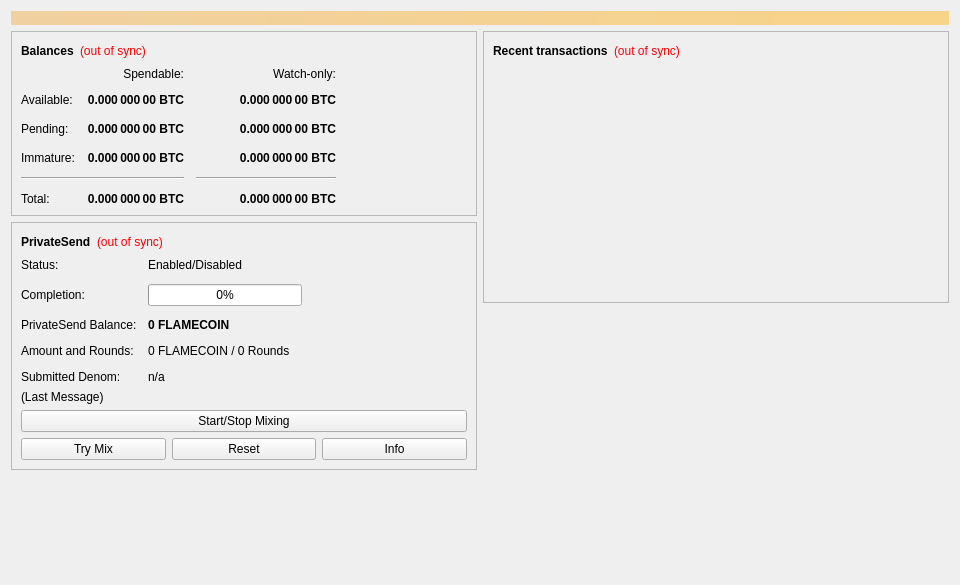
<?xml version="1.0" encoding="UTF-8"?>
<ui version="4.0">
 <class>OverviewPage</class>
 <widget class="QWidget" name="OverviewPage">
  <property name="geometry">
   <rect>
    <x>0</x>
    <y>0</y>
    <width>960</width>
    <height>585</height>
   </rect>
  </property>
  <property name="minimumSize">
   <size>
    <width>960</width>
    <height>0</height>
   </size>
  </property>
  <property name="windowTitle">
   <string>Form</string>
  </property>
  <layout class="QVBoxLayout" name="topLayout">
   <item>
    <widget class="QLabel" name="labelAlerts">
     <property name="visible">
      <bool>false</bool>
     </property>
     <property name="styleSheet">
      <string notr="true">QLabel { background-color: qlineargradient(x1: 0, y1: 0, x2: 1, y2: 0, stop:0 #F0D0A0, stop:1 #F8D488); color:#000000; }</string>
     </property>
     <property name="wordWrap">
      <bool>true</bool>
     </property>
     <property name="margin">
      <number>3</number>
     </property>
     <property name="textInteractionFlags">
      <set>Qt::TextSelectableByMouse</set>
     </property>
    </widget>
   </item>
   <item>
    <layout class="QHBoxLayout" name="horizontalLayout" stretch="1,1">
     <item>
      <layout class="QVBoxLayout" name="verticalLayout_2">
       <item>
        <widget class="QFrame" name="frame">
         <property name="frameShape">
          <enum>QFrame::StyledPanel</enum>
         </property>
         <property name="frameShadow">
          <enum>QFrame::Raised</enum>
         </property>
         <layout class="QVBoxLayout" name="verticalLayout_4">
          <item>
           <layout class="QHBoxLayout" name="horizontalLayout_4">
            <item>
             <widget class="QLabel" name="label_5">
              <property name="font">
               <font>
                <weight>75</weight>
                <bold>true</bold>
               </font>
              </property>
              <property name="text">
               <string>Balances</string>
              </property>
             </widget>
            </item>
            <item>
             <widget class="QLabel" name="labelWalletStatus">
              <property name="toolTip">
               <string>The displayed information may be out of date. Your wallet automatically synchronizes with the Flamecoin network after a connection is established, but this process has not completed yet.</string>
              </property>
              <property name="styleSheet">
               <string notr="true">QLabel { color: red; }</string>
              </property>
              <property name="text">
               <string notr="true">(out of sync)</string>
              </property>
              <property name="alignment">
               <set>Qt::AlignLeading|Qt::AlignLeft|Qt::AlignVCenter</set>
              </property>
             </widget>
            </item>
            <item>
             <spacer name="horizontalSpacer_3">
              <property name="orientation">
               <enum>Qt::Horizontal</enum>
              </property>
              <property name="sizeHint" stdset="0">
               <size>
                <width>40</width>
                <height>20</height>
               </size>
              </property>
             </spacer>
            </item>
           </layout>
          </item>
          <item>
           <layout class="QGridLayout" name="gridLayout">
            <property name="spacing">
             <number>12</number>
            </property>
            <item row="2" column="2">
             <widget class="QLabel" name="labelWatchPending">
              <property name="font">
               <font>
                <weight>75</weight>
                <bold>true</bold>
               </font>
              </property>
              <property name="cursor">
               <cursorShape>IBeamCursor</cursorShape>
              </property>
              <property name="toolTip">
               <string>Unconfirmed transactions to watch-only addresses</string>
              </property>
              <property name="text">
               <string notr="true">0.000 000 00 BTC</string>
              </property>
              <property name="alignment">
               <set>Qt::AlignRight|Qt::AlignTrailing|Qt::AlignVCenter</set>
              </property>
              <property name="textInteractionFlags">
               <set>Qt::LinksAccessibleByMouse|Qt::TextSelectableByKeyboard|Qt::TextSelectableByMouse</set>
              </property>
             </widget>
            </item>
            <item row="2" column="1">
             <widget class="QLabel" name="labelUnconfirmed">
              <property name="font">
               <font>
                <weight>75</weight>
                <bold>true</bold>
               </font>
              </property>
              <property name="cursor">
               <cursorShape>IBeamCursor</cursorShape>
              </property>
              <property name="toolTip">
               <string>Total of transactions that have yet to be confirmed, and do not yet count toward the spendable balance</string>
              </property>
              <property name="text">
               <string notr="true">0.000 000 00 BTC</string>
              </property>
              <property name="alignment">
               <set>Qt::AlignRight|Qt::AlignTrailing|Qt::AlignVCenter</set>
              </property>
              <property name="textInteractionFlags">
               <set>Qt::LinksAccessibleByMouse|Qt::TextSelectableByKeyboard|Qt::TextSelectableByMouse</set>
              </property>
             </widget>
            </item>
            <item row="3" column="2">
             <widget class="QLabel" name="labelWatchImmature">
              <property name="font">
               <font>
                <weight>75</weight>
                <bold>true</bold>
               </font>
              </property>
              <property name="cursor">
               <cursorShape>IBeamCursor</cursorShape>
              </property>
              <property name="toolTip">
               <string>Mined balance in watch-only addresses that has not yet matured</string>
              </property>
              <property name="text">
               <string notr="true">0.000 000 00 BTC</string>
              </property>
              <property name="alignment">
               <set>Qt::AlignRight|Qt::AlignTrailing|Qt::AlignVCenter</set>
              </property>
              <property name="textInteractionFlags">
               <set>Qt::LinksAccessibleByMouse|Qt::TextSelectableByKeyboard|Qt::TextSelectableByMouse</set>
              </property>
             </widget>
            </item>
            <item row="4" column="0" colspan="2">
             <widget class="Line" name="lineSpendableBalance">
              <property name="orientation">
               <enum>Qt::Horizontal</enum>
              </property>
             </widget>
            </item>
            <item row="4" column="2">
             <widget class="Line" name="lineWatchBalance">
              <property name="sizePolicy">
               <sizepolicy hsizetype="Preferred" vsizetype="Fixed">
                <horstretch>0</horstretch>
                <verstretch>0</verstretch>
               </sizepolicy>
              </property>
              <property name="minimumSize">
               <size>
                <width>140</width>
                <height>0</height>
               </size>
              </property>
              <property name="orientation">
               <enum>Qt::Horizontal</enum>
              </property>
             </widget>
            </item>
            <item row="5" column="0">
             <widget class="QLabel" name="labelTotalText">
              <property name="text">
               <string>Total:</string>
              </property>
             </widget>
            </item>
            <item row="3" column="1">
             <widget class="QLabel" name="labelImmature">
              <property name="font">
               <font>
                <weight>75</weight>
                <bold>true</bold>
               </font>
              </property>
              <property name="cursor">
               <cursorShape>IBeamCursor</cursorShape>
              </property>
              <property name="toolTip">
               <string>Mined balance that has not yet matured</string>
              </property>
              <property name="text">
               <string notr="true">0.000 000 00 BTC</string>
              </property>
              <property name="alignment">
               <set>Qt::AlignRight|Qt::AlignTrailing|Qt::AlignVCenter</set>
              </property>
              <property name="textInteractionFlags">
               <set>Qt::LinksAccessibleByMouse|Qt::TextSelectableByKeyboard|Qt::TextSelectableByMouse</set>
              </property>
             </widget>
            </item>
            <item row="2" column="3">
             <spacer name="horizontalSpacer_2">
              <property name="orientation">
               <enum>Qt::Horizontal</enum>
              </property>
              <property name="sizeHint" stdset="0">
               <size>
                <width>40</width>
                <height>20</height>
               </size>
              </property>
             </spacer>
            </item>
            <item row="3" column="0">
             <widget class="QLabel" name="labelImmatureText">
              <property name="text">
               <string>Immature:</string>
              </property>
             </widget>
            </item>
            <item row="5" column="1">
             <widget class="QLabel" name="labelTotal">
              <property name="font">
               <font>
                <weight>75</weight>
                <bold>true</bold>
               </font>
              </property>
              <property name="cursor">
               <cursorShape>IBeamCursor</cursorShape>
              </property>
              <property name="toolTip">
               <string>Your current total balance</string>
              </property>
              <property name="text">
               <string notr="true">0.000 000 00 BTC</string>
              </property>
              <property name="alignment">
               <set>Qt::AlignRight|Qt::AlignTrailing|Qt::AlignVCenter</set>
              </property>
              <property name="textInteractionFlags">
               <set>Qt::LinksAccessibleByMouse|Qt::TextSelectableByKeyboard|Qt::TextSelectableByMouse</set>
              </property>
             </widget>
            </item>
            <item row="5" column="2">
             <widget class="QLabel" name="labelWatchTotal">
              <property name="font">
               <font>
                <weight>75</weight>
                <bold>true</bold>
               </font>
              </property>
              <property name="cursor">
               <cursorShape>IBeamCursor</cursorShape>
              </property>
              <property name="toolTip">
               <string>Current total balance in watch-only addresses</string>
              </property>
              <property name="text">
               <string notr="true">0.000 000 00 BTC</string>
              </property>
              <property name="alignment">
               <set>Qt::AlignRight|Qt::AlignTrailing|Qt::AlignVCenter</set>
              </property>
              <property name="textInteractionFlags">
               <set>Qt::LinksAccessibleByMouse|Qt::TextSelectableByKeyboard|Qt::TextSelectableByMouse</set>
              </property>
             </widget>
            </item>
            <item row="0" column="2">
             <widget class="QLabel" name="labelWatchonly">
              <property name="text">
               <string>Watch-only:</string>
              </property>
              <property name="alignment">
               <set>Qt::AlignRight|Qt::AlignTrailing|Qt::AlignVCenter</set>
              </property>
             </widget>
            </item>
            <item row="1" column="0">
             <widget class="QLabel" name="labelBalanceText">
              <property name="text">
               <string>Available:</string>
              </property>
             </widget>
            </item>
            <item row="1" column="1">
             <widget class="QLabel" name="labelBalance">
              <property name="font">
               <font>
                <weight>75</weight>
                <bold>true</bold>
               </font>
              </property>
              <property name="cursor">
               <cursorShape>IBeamCursor</cursorShape>
              </property>
              <property name="toolTip">
               <string>Your current spendable balance</string>
              </property>
              <property name="text">
               <string notr="true">0.000 000 00 BTC</string>
              </property>
              <property name="alignment">
               <set>Qt::AlignRight|Qt::AlignTrailing|Qt::AlignVCenter</set>
              </property>
              <property name="textInteractionFlags">
               <set>Qt::LinksAccessibleByMouse|Qt::TextSelectableByKeyboard|Qt::TextSelectableByMouse</set>
              </property>
             </widget>
            </item>
            <item row="1" column="2">
             <widget class="QLabel" name="labelWatchAvailable">
              <property name="font">
               <font>
                <weight>75</weight>
                <bold>true</bold>
               </font>
              </property>
              <property name="cursor">
               <cursorShape>IBeamCursor</cursorShape>
              </property>
              <property name="toolTip">
               <string>Your current balance in watch-only addresses</string>
              </property>
              <property name="text">
               <string notr="true">0.000 000 00 BTC</string>
              </property>
              <property name="alignment">
               <set>Qt::AlignRight|Qt::AlignTrailing|Qt::AlignVCenter</set>
              </property>
              <property name="textInteractionFlags">
               <set>Qt::LinksAccessibleByMouse|Qt::TextSelectableByKeyboard|Qt::TextSelectableByMouse</set>
              </property>
             </widget>
            </item>
            <item row="2" column="0">
             <widget class="QLabel" name="labelPendingText">
              <property name="text">
               <string>Pending:</string>
              </property>
             </widget>
            </item>
            <item row="0" column="1">
             <widget class="QLabel" name="labelSpendable">
              <property name="text">
               <string>Spendable:</string>
              </property>
              <property name="alignment">
               <set>Qt::AlignRight|Qt::AlignTrailing|Qt::AlignVCenter</set>
              </property>
             </widget>
            </item>
           </layout>
          </item>
         </layout>
        </widget>
       </item>
       <item>
        <widget class="QFrame" name="framePrivateSend">
         <property name="layoutDirection">
          <enum>Qt::LeftToRight</enum>
         </property>
         <property name="frameShape">
          <enum>QFrame::StyledPanel</enum>
         </property>
         <property name="frameShadow">
          <enum>QFrame::Raised</enum>
         </property>
         <layout class="QVBoxLayout" name="VerticalLayout_PS1">
          <item>
           <layout class="QHBoxLayout" name="horizontalLayout_5">
            <item>
             <widget class="QLabel" name="labelPrivateSendHeader">
              <property name="font">
               <font>
                <weight>75</weight>
                <bold>true</bold>
               </font>
              </property>
              <property name="text">
               <string>PrivateSend</string>
              </property>
             </widget>
            </item>
            <item>
             <widget class="QLabel" name="labelPrivateSendSyncStatus">
              <property name="toolTip">
               <string>The displayed information may be out of date. Your wallet automatically synchronizes with the Flamecoin network after a connection is established, but this process has not completed yet.</string>
              </property>
              <property name="styleSheet">
               <string notr="true">QLabel { color: red; }</string>
              </property>
              <property name="text">
               <string notr="true">(out of sync)</string>
              </property>
              <property name="alignment">
               <set>Qt::AlignLeading|Qt::AlignLeft|Qt::AlignVCenter</set>
              </property>
             </widget>
            </item>
            <item>
             <spacer name="horizontalSpacer_4">
              <property name="orientation">
               <enum>Qt::Horizontal</enum>
              </property>
              <property name="sizeHint" stdset="0">
               <size>
                <width>40</width>
                <height>20</height>
               </size>
              </property>
             </spacer>
            </item>
           </layout>
          </item>
          <item>
           <layout class="QFormLayout" name="privateSendFormLayout">
            <property name="fieldGrowthPolicy">
             <enum>QFormLayout::AllNonFixedFieldsGrow</enum>
            </property>
            <property name="horizontalSpacing">
             <number>11</number>
            </property>
            <property name="verticalSpacing">
             <number>12</number>
            </property>
            <item row="0" column="0">
             <widget class="QLabel" name="labelPrivateSendEnabledText">
              <property name="text">
               <string>Status:</string>
              </property>
             </widget>
            </item>
            <item row="0" column="1">
             <widget class="QLabel" name="labelPrivateSendEnabled">
              <property name="text">
               <string>Enabled/Disabled</string>
              </property>
             </widget>
            </item>
            <item row="1" column="0">
             <widget class="QLabel" name="labelCompletitionText">
              <property name="text">
               <string>Completion:</string>
              </property>
             </widget>
            </item>
            <item row="1" column="1">
             <widget class="QProgressBar" name="privateSendProgress">
              <property name="maximumSize">
               <size>
                <width>154</width>
                <height>16777215</height>
               </size>
              </property>
              <property name="value">
               <number>0</number>
              </property>
             </widget>
            </item>
            <item row="2" column="0">
             <widget class="QLabel" name="labelAnonymizedText">
              <property name="text">
               <string>PrivateSend Balance:</string>
              </property>
             </widget>
            </item>
            <item row="2" column="1">
             <widget class="QLabel" name="labelAnonymized">
              <property name="font">
               <font>
                <weight>75</weight>
                <bold>true</bold>
               </font>
              </property>
              <property name="text">
               <string notr="true">0 FLAMECOIN</string>
              </property>
             </widget>
            </item>
            <item row="3" column="0">
             <widget class="QLabel" name="labelAmountAndRoundsText">
              <property name="text">
               <string>Amount and Rounds:</string>
              </property>
             </widget>
            </item>
            <item row="3" column="1">
             <widget class="QLabel" name="labelAmountRounds">
              <property name="text">
               <string>0 FLAMECOIN / 0 Rounds</string>
              </property>
             </widget>
            </item>
            <item row="4" column="0">
             <widget class="QLabel" name="labelSubmittedDenomText">
              <property name="text">
               <string>Submitted Denom:</string>
              </property>
             </widget>
            </item>
            <item row="4" column="1">
             <widget class="QLabel" name="labelSubmittedDenom">
              <property name="toolTip">
               <string>The denominations you submitted to the Masternode.&lt;br&gt;To mix, other users must submit the exact same denominations.</string>
              </property>
              <property name="text">
               <string>n/a</string>
              </property>
             </widget>
            </item>
           </layout>
          </item>
          <item>
           <layout class="QVBoxLayout" name="VerticalLayout_PS">
            <item>
             <widget class="QLabel" name="labelPrivateSendLastMessage">
              <property name="text">
               <string>(Last Message)</string>
              </property>
              <property name="alignment">
               <set>Qt::AlignLeading|Qt::AlignLeft|Qt::AlignTop</set>
              </property>
              <property name="wordWrap">
               <bool>true</bool>
              </property>
             </widget>
            </item>
            <item>
             <widget class="QPushButton" name="togglePrivateSend">
              <property name="sizePolicy">
               <sizepolicy hsizetype="MinimumExpanding" vsizetype="Fixed">
                <horstretch>0</horstretch>
                <verstretch>0</verstretch>
               </sizepolicy>
              </property>
              <property name="text">
               <string>Start/Stop Mixing</string>
              </property>
             </widget>
            </item>
            <item>
             <layout class="QHBoxLayout" name="horizontalLayout_debugbuttons">
              <item>
               <widget class="QPushButton" name="privateSendAuto">
                <property name="sizePolicy">
                 <sizepolicy hsizetype="MinimumExpanding" vsizetype="Fixed">
                  <horstretch>0</horstretch>
                  <verstretch>0</verstretch>
                 </sizepolicy>
                </property>
                <property name="toolTip">
                 <string>Try to manually submit a PrivateSend request.</string>
                </property>
                <property name="text">
                 <string>Try Mix</string>
                </property>
               </widget>
              </item>
              <item>
               <widget class="QPushButton" name="privateSendReset">
                <property name="sizePolicy">
                 <sizepolicy hsizetype="MinimumExpanding" vsizetype="Fixed">
                  <horstretch>0</horstretch>
                  <verstretch>0</verstretch>
                 </sizepolicy>
                </property>
                <property name="toolTip">
                 <string>Reset the current status of PrivateSend (can interrupt PrivateSend if it's in the process of Mixing, which can cost you money!)</string>
                </property>
                <property name="autoFillBackground">
                 <bool>false</bool>
                </property>
                <property name="text">
                 <string>Reset</string>
                </property>
               </widget>
              </item>
              <item>
               <widget class="QPushButton" name="privateSendInfo">
                <property name="sizePolicy">
                 <sizepolicy hsizetype="MinimumExpanding" vsizetype="Fixed">
                  <horstretch>0</horstretch>
                  <verstretch>0</verstretch>
                 </sizepolicy>
                </property>
                <property name="toolTip">
                 <string>Information about PrivateSend and Mixing</string>
                </property>
                <property name="text">
                 <string>Info</string>
                </property>
               </widget>
              </item>
             </layout>
            </item>
           </layout>
          </item>
         </layout>
        </widget>
       </item>
       <item>
        <spacer name="verticalSpacer">
         <property name="orientation">
          <enum>Qt::Vertical</enum>
         </property>
         <property name="sizeHint" stdset="0">
          <size>
           <width>20</width>
           <height>40</height>
          </size>
         </property>
        </spacer>
       </item>
      </layout>
     </item>
     <item>
      <layout class="QVBoxLayout" name="verticalLayout_3">
       <item>
        <widget class="QFrame" name="frame_2">
         <property name="frameShape">
          <enum>QFrame::StyledPanel</enum>
         </property>
         <property name="frameShadow">
          <enum>QFrame::Raised</enum>
         </property>
         <layout class="QVBoxLayout" name="verticalLayout">
          <item>
           <layout class="QHBoxLayout" name="horizontalLayout_2">
            <item>
             <widget class="QLabel" name="label_4">
              <property name="font">
               <font>
                <weight>75</weight>
                <bold>true</bold>
               </font>
              </property>
              <property name="text">
               <string>Recent transactions</string>
              </property>
             </widget>
            </item>
            <item>
             <widget class="QLabel" name="labelTransactionsStatus">
              <property name="toolTip">
               <string>The displayed information may be out of date. Your wallet automatically synchronizes with the Flamecoin network after a connection is established, but this process has not completed yet.</string>
              </property>
              <property name="styleSheet">
               <string notr="true">QLabel { color: red; }</string>
              </property>
              <property name="text">
               <string notr="true">(out of sync)</string>
              </property>
              <property name="alignment">
               <set>Qt::AlignLeading|Qt::AlignLeft|Qt::AlignVCenter</set>
              </property>
             </widget>
            </item>
            <item>
             <spacer name="horizontalSpacer">
              <property name="orientation">
               <enum>Qt::Horizontal</enum>
              </property>
              <property name="sizeHint" stdset="0">
               <size>
                <width>40</width>
                <height>20</height>
               </size>
              </property>
             </spacer>
            </item>
           </layout>
          </item>
          <item>
           <widget class="QListView" name="listTransactions">
            <property name="styleSheet">
             <string notr="true">QListView { background: transparent; }</string>
            </property>
            <property name="frameShape">
             <enum>QFrame::NoFrame</enum>
            </property>
            <property name="verticalScrollBarPolicy">
             <enum>Qt::ScrollBarAlwaysOff</enum>
            </property>
            <property name="horizontalScrollBarPolicy">
             <enum>Qt::ScrollBarAlwaysOff</enum>
            </property>
            <property name="selectionMode">
             <enum>QAbstractItemView::NoSelection</enum>
            </property>
           </widget>
          </item>
         </layout>
        </widget>
       </item>
       <item>
        <spacer name="verticalSpacer_2">
         <property name="orientation">
          <enum>Qt::Vertical</enum>
         </property>
         <property name="sizeHint" stdset="0">
          <size>
           <width>20</width>
           <height>40</height>
          </size>
         </property>
        </spacer>
       </item>
      </layout>
     </item>
    </layout>
   </item>
  </layout>
 </widget>
 <resources/>
 <connections/>
</ui>
